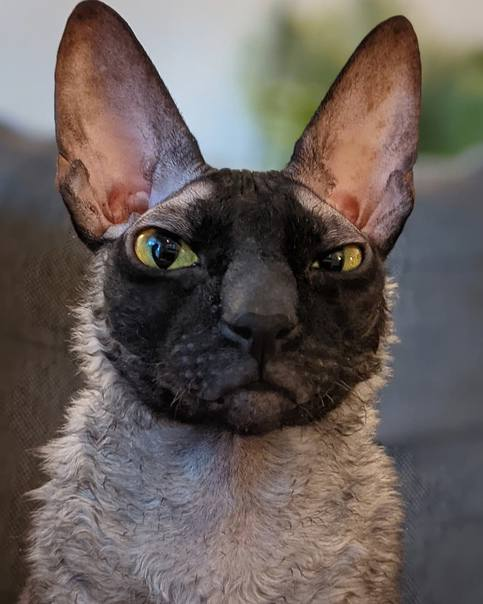
#> input picture kot_pixel.jpg, 483 x 604 px
$ python introduction.py
#> lines starting #> are read from the running program, lines starting #| are printed output that depends on the picture
import cv2
import numpy as np
import matplotlib.pyplot as plt
# I is an RGB-image
I = cv2.imread('kot_pixel.jpg')
#> I is the input picture: shape (604, 483, 3); mean B, G, R 90.3, 94.4, 104.1
# Number of histogram bins
histSize = 256
# Histogram range
# The upper boundary is exclusive
histRange = (0, 256)
# Split an image into color layers
# OpenCV stores RGB image as BGR
I_BGR = cv2.split(I)
 # Calculate a histogram for each layer
bHist = cv2.calcHist(I_BGR, [0], None, [histSize], histRange)
#> bHist = 256 values, max 3213 at index 100, min 0 at index 240, mean 1139.6
gHist = cv2.calcHist(I_BGR, [1], None, [histSize], histRange)
#> gHist = 256 values, max 3085 at index 88, min 0 at index 226, mean 1139.6
rHist = cv2.calcHist(I_BGR, [2], None, [histSize], histRange)
#> rHist = 256 values, max 3156 at index 86, min 0 at index 223, mean 1139.6

# Создаем график
plt.figure()
plt.title("Гистограммы RGB-каналов")
plt.xlabel("Значение интенсивности")
plt.ylabel("Количество пикселей")

# Отображаем гистограммы
plt.plot(bHist, color="blue", label="Blue")
plt.plot(gHist, color="green", label="Green")
plt.plot(rHist, color="red", label="Red")

# Добавляем легенду
plt.legend()

# Показываем график
plt.show()
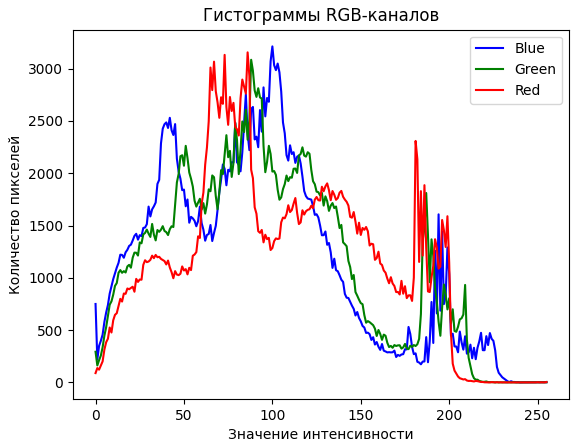
#> figure drawn by matplotlib, 1 panel; curve peaks at x = 100, y = 3213; curve peaks at x = 88, y = 3085; curve peaks at x = 86, y = 3156


# преобразуем изображение в формат float32 для точности вычислений
image_float = I.astype(np.float32)

# сдвигаем яркость на 50 уровней (в диапазоне 0-255)
image_shifted = image_float * 2.5

# ограничиваем значения, чтобы они оставались в диапазоне [0, 255]
image_shifted = np.clip(image_shifted, 0, 255).astype(np.uint8)
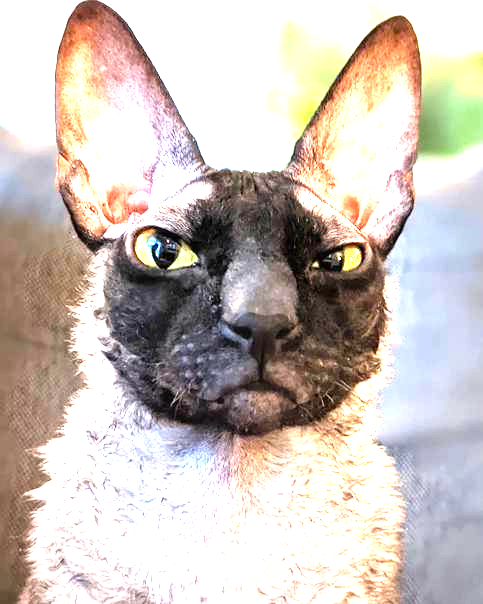
#> image_shifted: shape (604, 483, 3); mean B, G, R 188.2, 194.3, 204.2

# показываем исходное и обработанное изображение
cv2.imshow('Исходное изображение', I)
cv2.imshow('Изображение со сдвигом гистограммы', image_shifted)

# ждем нажатия клавиши и закрываем окна
cv2.waitKey(0)
cv2.destroyAllWindows()
